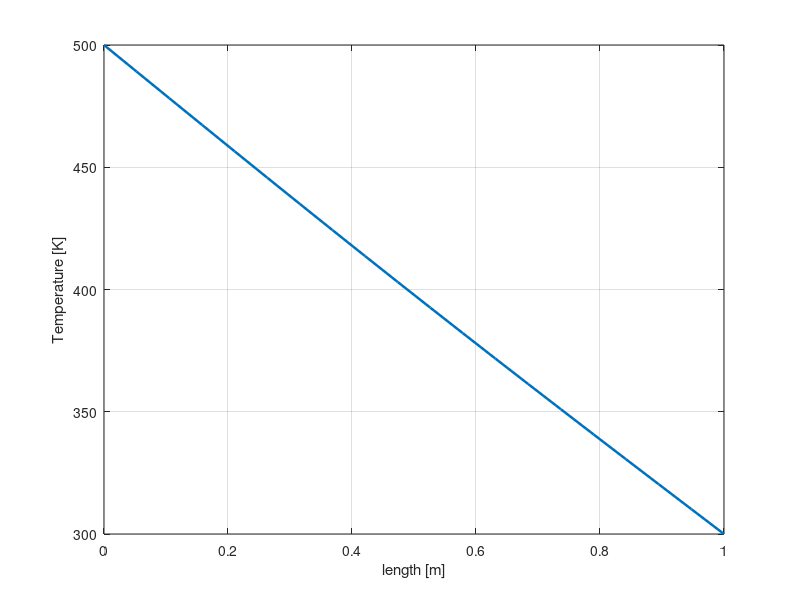

Source code (MATLAB):

% 1D Diffusion Equations: using FDM and implicit time discretization
clc; close all; clear;

% ----------------------------------------------------------------------- %
% Pre-Processing
% ----------------------------------------------------------------------- %

% Data
alpha = 0.01;       % Diffusivity coefficient: alpha=k/rho/cp [m2/s]
L = 1;              % length of the domain [m]

% Build Mesh
npoints = 20;       % number of points that discretize the 1D domain
h = L/(npoints-1);  % distance between two consecutive points

% create a vector with the coordinates of the points
% this vector is composed of "npoints" evenly spaced from x=0 to x=L
x = linspace(0,L,npoints);

% Time
tau = 50;                 % total simulation time (high enough to reach steady state) [s]
dt_diff = 0.5*h^2/alpha;  % Maximum time step that accounts for the diffusion phenomena (from Di=0.5)
sigma = 2;                % Safety factor to avoid to work exactly at the minimum stability conditions
dt = sigma*dt_diff;       % Choice of the most limiting time step

% Print the computed minimum delta t. %f tells a "floating-point" number
% has to be printed. \n goes to the next line
fprintf("Maximum time step for diffusion  = %f\n", dt_diff);
fprintf("Selected time step               = %f\n", dt);

nsteps = tau/dt;    % Number of time steps to run

% Initial Conditions & Boundary Conditions
Tleft = 500;        % BC for temperature on the left side of the domain  [K]
Tright = 300;       % BC for temperature on the right side of the domain [K]
Tinit = 300;        % IC for temperature at time=0 [K].

% Memory allocations
T = ones(size(x))*Tinit;  % Create the temperature fields with dimension = number of points

% ----------------------------------------------------------------------- %
% Solution loop
% ----------------------------------------------------------------------- %

% Set known terms (known at time t)
b  = zeros(npoints,1);

% Build diagonals of the global tridiagonal matrix
% Ap = central diagonal
% Ae = upper diagonal
% Aw = lower diagonal
Ap = -(1 + 2*alpha*dt/h^2);
Ae = alpha*dt/h^2;
Aw = alpha*dt/h^2;

% Create global matrix using sparse in order to avoid to store the "0"s
A = sparse(npoints,npoints);

% Fill the global matrix using the three diagonals
A(1,1)=1; A(1,2)=0;                         % From the boundary conditions
for i=2:npoints-1, A(i,i-1) = Aw; end
for i=2:npoints-1, A(i,i)   = Ap; end
for i=2:npoints-1, A(i,i+1) = Ae; end
A(npoints,npoints)=1; A(npoints,npoints-1)=0;   % From the boundary conditions

% loop over all the time-steps
for t=1:nsteps

    To = T;  % Store temperature at time t

    % Update RHS term using info from the old time step
    for i=1:npoints
        b(i) = -To(i);
    end
    b(1) = Tleft;
    b(npoints) = Tright;

    % Solve the linear system of equations
    T = A\b;

    % On-The-Fly Post Processing
    if (mod(t,50)==1)   % => Every 50 time steps
        plot(x,T, "LineWidth", 1.8);      % Plot results
        grid on;                          % Show a grid
        xlabel("length [m]")              % Name of the x axis
        ylabel("Temperature [K]")         % Name of the y axis
        drawnow;                          % Show the plot
    end

end
